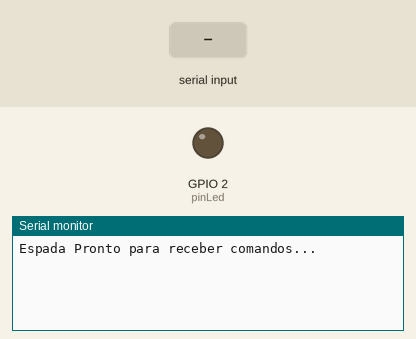
Recording of a program running on a simulated ESP32. Shown: output pins drawn as LEDs (lit = HIGH), the last lines printed to the serial monitor. The test bench sets the inputs (shaded band). Nothing arrives over Bluetooth unless stated.

Above: at 1.2 s.
1.3 s: "1\n" received over Serial
At 1.6 s:
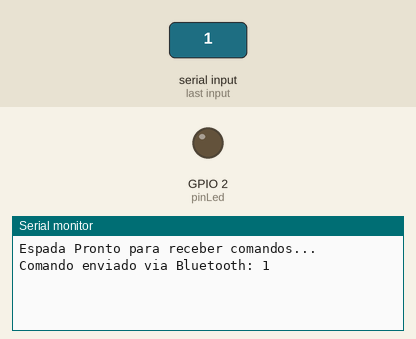
2.8 s: "1\n" received over the second serial link
At 4.0 s:
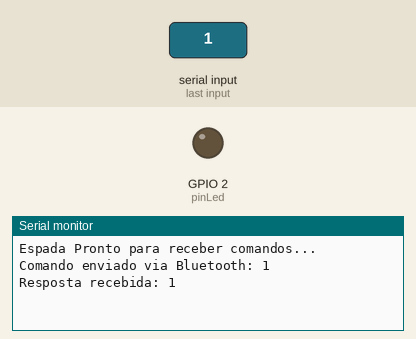

Measured:
- after the input at 1.3 s, the serial monitor: prints a new line at once (image 1)
- after the input at 2.8 s, the serial monitor: prints a new line at once (image 2)

The program:

main.cpp
```cpp
#include <Arduino.h>
#include "BluetoothSerial.h"

#define pinLed 2

BluetoothSerial SerialBT;

void setup() {
  Serial.begin(9600);
  pinMode(pinLed, OUTPUT);
  digitalWrite(pinLed, LOW); // Garante que o LED começa desligado

  // Inicialização do Bluetooth no modo master
  SerialBT.begin("ESPadrao", true); // true = master
  Serial.println("Espada Pronto para receber comandos...");
}

void loop() {
  // Verifica se chegou algum dado pelo Serial Monitor
  if (Serial.available()) {
    // Lê a string enviada pelo Serial Monitor até a quebra de linha ('\n')
    String comando = Serial.readStringUntil('\n');

    // Remove espaços em branco ou quebras extras no início e fim
    comando.trim();

    // Envia o comando lido via Bluetooth para o slave (ESPada)
    SerialBT.println(comando);

    // Mostra no Serial Monitor o comando que foi enviado
    Serial.println("Comando enviado via Bluetooth: " + comando);

    // Define um tempo limite de 3 segundos para aguardar a resposta do slave
    unsigned long timeout = millis() + 3000;

    // Aguarda até chegar uma resposta ou até estourar o tempo limite
    while (millis() < timeout) {
      // Se chegar algum dado via Bluetooth
      if (SerialBT.available()) {
        // Lê a resposta recebida até a quebra de linha
        String resposta = SerialBT.readStringUntil('\n');

        // Remove espaços em branco ou quebras extras
        resposta.trim();

        // Exibe a resposta recebida no Serial Monitor
        Serial.println("Resposta recebida: " + resposta);

        // Sai do loop assim que receber a resposta
        break;
      }
    }
  }
}
```
